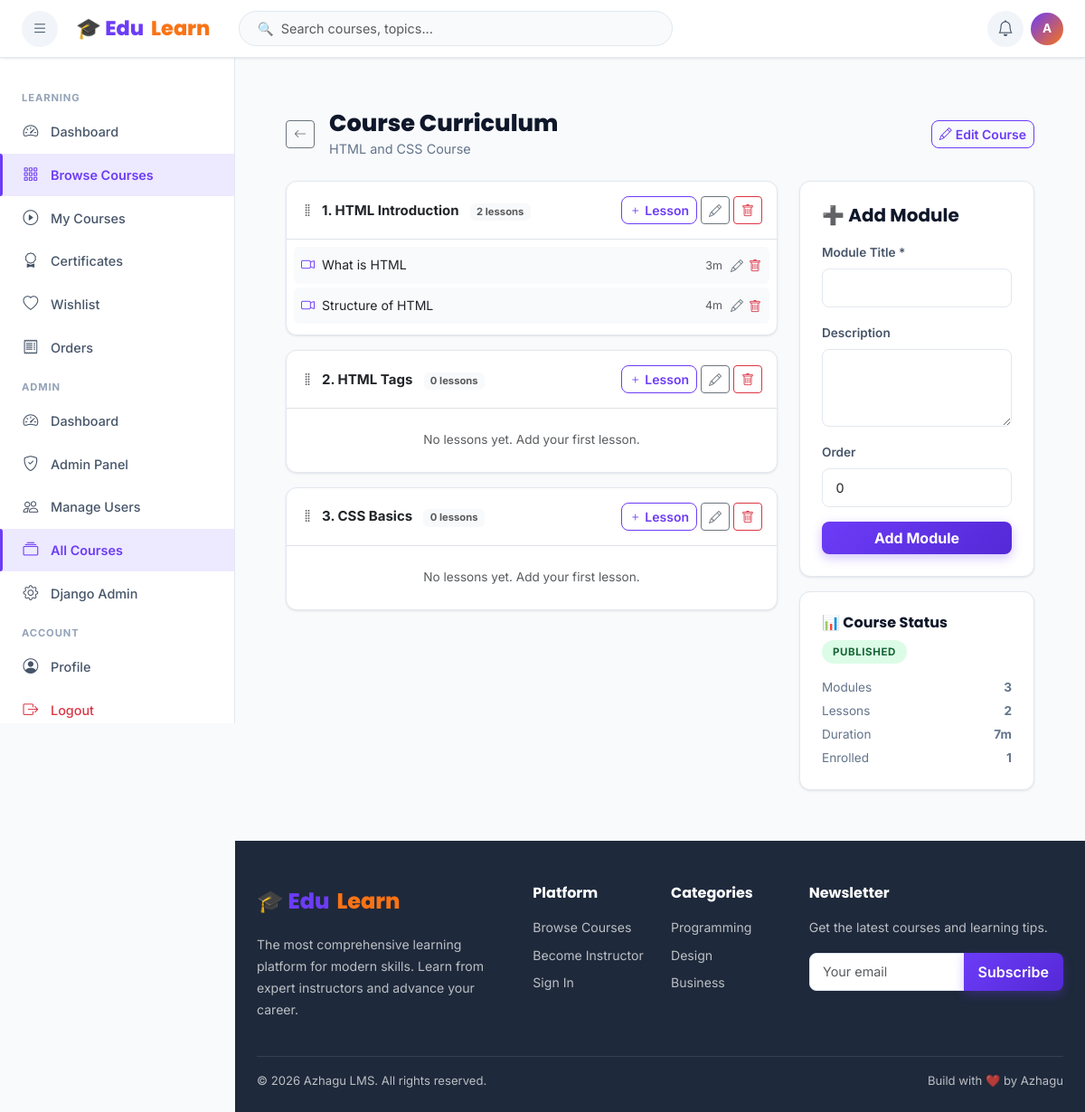
The app's page /courses/html-and-css-course/modules/ (signed in) with its own data.
### accounts/models.py (models this page shows, shortened)
class CustomUser(AbstractUser):
    ROLE_CHOICES = [('student','Student'),('instructor','Instructor'),('admin','Admin')]
    role = models.CharField(max_length=20, choices=ROLE_CHOICES, default='student')
    bio = models.TextField(blank=True)
    avatar = models.ImageField(upload_to='avatars/', blank=True, null=True)
    phone = models.CharField(max_length=20, blank=True)
    website = models.URLField(blank=True)
    linkedin = models.URLField(blank=True)
    is_email_verified = models.BooleanField(default=False)
    created_at = models.DateTimeField(auto_now_add=True)
    updated_at = models.DateTimeField(auto_now=True)
    def is_student(self): return self.role == 'student'
    def is_instructor(self): return self.role == 'instructor'
    def is_admin_user(self): return self.role == 'admin' or self.is_staff

### courses/models.py (models this page shows, shortened)
class Course(models.Model):
    LEVEL_CHOICES = [('beginner','Beginner'),('intermediate','Intermediate'),('advanced','Advanced'),('all','All Levels')]
    STATUS_CHOICES = [('draft','Draft'),('pending','Pending Review'),('published','Published'),('rejected','Rejected')]
    PRICE_TYPE = [('free','Free'),('paid','Paid')]
    title = models.CharField(max_length=200)
    slug = models.SlugField(unique=True, blank=True)
    instructor = models.ForeignKey(settings.AUTH_USER_MODEL, on_delete=models.CASCADE, related_name='courses_taught')
    category = models.ForeignKey(Category, on_delete=models.SET_NULL, null=True, related_name='courses')
    description = models.TextField()
    short_description = models.CharField(max_length=300, blank=True)
    thumbnail = models.ImageField(upload_to='course_thumbnails/', blank=True, null=True)
    preview_video = models.FileField(upload_to='course_previews/', blank=True, null=True)
    level = models.CharField(max_length=20, choices=LEVEL_CHOICES, default='all')
    language = models.CharField(max_length=50, default='English')
    price_type = models.CharField(max_length=10, choices=PRICE_TYPE, default='free')
    price = models.DecimalField(max_digits=10, decimal_places=2, default=0.00)
    discount_price = models.DecimalField(max_digits=10, decimal_places=2, null=True, blank=True)
    status = models.CharField(max_length=20, choices=STATUS_CHOICES, default='draft')
    requirements = models.TextField(blank=True)
    what_you_learn = models.TextField(blank=True)
    tags = models.CharField(max_length=300, blank=True)
    total_duration = models.PositiveIntegerField(default=0, help_text='In minutes')
    total_lessons = models.PositiveIntegerField(default=0)
    total_enrolled = models.PositiveIntegerField(default=0)
    avg_rating = models.FloatField(default=0.0)
    total_ratings = models.PositiveIntegerField(default=0)
    is_featured = models.BooleanField(default=False)
    certificate_available = models.BooleanField(default=True)
    created_at = models.DateTimeField(auto_now_add=True)
    updated_at = models.DateTimeField(auto_now=True)
    published_at = models.DateTimeField(null=True, blank=True)
    class Meta:
        ordering = ['-created_at']

class Module(models.Model):
    course = models.ForeignKey(Course, on_delete=models.CASCADE, related_name='modules')
    title = models.CharField(max_length=200)
    description = models.TextField(blank=True)
    order = models.PositiveIntegerField(default=0)
    created_at = models.DateTimeField(auto_now_add=True)
    class Meta:
        ordering = ['order']

class Lesson(models.Model):
    CONTENT_TYPE = [('video','Video'),('pdf','PDF'),('text','Text/Article'),('quiz','Quiz')]
    module = models.ForeignKey(Module, on_delete=models.CASCADE, related_name='lessons')
    title = models.CharField(max_length=200)
    content_type = models.CharField(max_length=10, choices=CONTENT_TYPE, default='video')
    video = models.FileField(upload_to='lesson_videos/', blank=True, null=True)
    video_url = models.URLField(blank=True, help_text='External video URL (YouTube/Vimeo)')
    pdf = models.FileField(upload_to='lesson_pdfs/', blank=True, null=True)
    text_content = models.TextField(blank=True)
    duration = models.PositiveIntegerField(default=0, help_text='In minutes')
    order = models.PositiveIntegerField(default=0)
    is_preview = models.BooleanField(default=False, help_text='Free preview lesson')
    created_at = models.DateTimeField(auto_now_add=True)
    class Meta:
        ordering = ['order']

### courses/views.py (the view)
# urls.py: path('<slug:slug>/modules/', views.module_list, name='modules'),
@login_required
def module_list(request, slug):
    course = get_object_or_404(Course, slug=slug)
    if course.instructor != request.user and not request.user.is_admin_user():
        messages.error(request, 'Permission denied.')
        return redirect('home')
    modules = course.modules.prefetch_related('lessons').all()
    return render(request, 'courses/modules.html', {'course': course, 'modules': modules, 'module_form': ModuleForm(), 'lesson_form': LessonForm()})

### templates/courses/modules.html (shortened to what this page needs)
{% extends 'base.html' %}
{% block content %}
<div class="container-fluid px-4 py-4">
  <div class="d-flex flex-wrap align-items-center gap-3 mb-4">
    <a href="/courses/{{ course.slug }}/" class="btn btn-outline-secondary btn-sm"><i class="bi bi-arrow-left"></i></a>
    <div class="flex-grow-1"><h1 class="page-title mb-0">Course Curriculum</h1><p class="page-subtitle mb-0">{{ course.title }}</p></div>
    <div class="d-flex gap-2">
      <a href="/courses/{{ course.slug }}/edit/" class="btn btn-outline-primary btn-sm"><i class="bi bi-pencil me-1"></i>Edit Course</a>
    </div>
  </div>
  <div class="row g-4">
    <div class="col-lg-8">
      {% for module in modules %}
      <div class="card mb-3">
        <div class="p-3 border-bottom d-flex align-items-center gap-2">
          <i class="bi bi-grip-vertical text-muted"></i>
          <div class="flex-grow-1"><span class="fw-bold">{{ forloop.counter }}. {{ module.title }}</span>
          <span class="badge bg-light text-muted ms-2">{{ module.lessons.count }} lessons</span></div>
          <div class="d-flex gap-1">
            <button class="btn btn-sm btn-outline-primary" data-bs-toggle="modal" data-bs-target="#addLessonModal{{ module.id }}"><i class="bi bi-plus"></i> Lesson</button>
            <button class="btn btn-sm btn-outline-secondary" data-bs-toggle="modal" data-bs-target="#editModuleModal{{ module.id }}"><i class="bi bi-pencil"></i></button>
            <form method="post" action="/courses/module/{{ module.id }}/delete/" class="d-inline">
              <button type="submit" class="btn btn-sm btn-outline-danger" onclick="return confirm('Delete this module?')"><i class="bi bi-trash"></i></button>
            </form>
          </div>
        </div>
        <div class="p-2">
          {% for lesson in module.lessons.all %}
          <div class="d-flex align-items-center gap-2 p-2 rounded mb-1" style="background:var(--gray-50);">
            <i class="bi bi-{% if lesson.content_type == 'video' %}camera-video{% elif lesson.content_type == 'pdf' %}file-pdf{% elif lesson.content_type == 'quiz' %}question-circle{% else %}file-text{% endif %} text-primary"></i>
            <span class="flex-grow-1" style="font-size:.88rem;">{{ lesson.title }}</span>
            {% if lesson.duration %}<span class="text-muted" style="font-size:.78rem;">{{ lesson.duration }}m</span>{% endif %}
            <div class="d-flex gap-1">
              <button class="btn btn-sm btn-link p-0 text-secondary" data-bs-toggle="modal" data-bs-target="#editLessonModal{{ lesson.id }}"><i class="bi bi-pencil"></i></button>
              <form method="post" action="/courses/lesson/{{ lesson.id }}/delete/" class="d-inline">
                <button type="submit" class="btn btn-sm btn-link p-0 text-danger" onclick="return confirm('Delete lesson?')"><i class="bi bi-trash"></i></button>
              </form>
            </div>
          </div>
          {% empty %}
          <div class="text-center text-muted py-3" style="font-size:.85rem;">No lessons yet. Add your first lesson.</div>
          {% endfor %}
        </div>
      </div>
      {% endfor %}
    </div>
    <div class="col-lg-4">
      <div class="card p-4 mb-3">
        <h5 class="fw-bold mb-3">➕ Add Module</h5>
        <form method="post" action="/courses/{{ course.slug }}/modules/add/">
          <div class="mb-3"><label class="form-label">Module Title *</label>{{ module_form.title }}</div>
          <div class="mb-3"><label class="form-label">Description</label>{{ module_form.description }}</div>
          <div class="mb-3"><label class="form-label">Order</label>{{ module_form.order }}</div>
          <button type="submit" class="btn btn-primary w-100 fw-bold">Add Module</button>
        </form>
      </div>
      <div class="card p-4">
        <h6 class="fw-bold mb-2">📊 Course Status</h6>
        <div class="d-flex align-items-center gap-2 mb-3">
          <span class="badge-status badge-{{ course.status }}">{{ course.get_status_display }}</span>
        </div>
        <div style="font-size:.85rem;color:var(--gray-600);">
          <div class="d-flex justify-content-between mb-1"><span>Modules</span><strong>{{ modules.count }}</strong></div>
          <div class="d-flex justify-content-between mb-1"><span>Lessons</span><strong>{{ course.total_lessons }}</strong></div>
          <div class="d-flex justify-content-between mb-1"><span>Duration</span><strong>{{ course.total_duration }}m</strong></div>
          <div class="d-flex justify-content-between"><span>Enrolled</span><strong>{{ course.total_enrolled }}</strong></div>
        </div>
      </div>
    </div>
  </div>
</div>
{% endblock %}

### templates/base.html (shortened to what this page needs)
<!DOCTYPE html>
<html lang="en">
<head>
  <link href="https://cdn.jsdelivr.net/npm/bootstrap@5.3.2/dist/css/bootstrap.min.css" rel="stylesheet">
  <link href="https://cdn.jsdelivr.net/npm/bootstrap-icons@1.11.3/font/bootstrap-icons.css" rel="stylesheet">
  {% load static %}
  <link href="{% static 'css/style.css' %}" rel="stylesheet">
</head>
<body>
{% if user.is_authenticated %}
<nav class="lms-navbar">
  <button class="nav-icon-btn me-1" id="sidebarToggle" title="Toggle sidebar">
    <i class="bi bi-list"></i>
  </button>
  <a class="navbar-brand-logo" href="/">🎓 Edu<span>Learn</span></a>
  <div class="navbar-search d-none d-md-block ms-3">
    <input type="text" class="form-control" id="navSearchInput" placeholder="🔍  Search courses, topics...">
  </div>
  <div class="ms-auto d-flex align-items-center gap-2">
    <div class="dropdown">
      <button class="nav-icon-btn" data-bs-toggle="dropdown" aria-expanded="false">
        <i class="bi bi-bell"></i>
      </button>
    </div>
    <div class="dropdown">
      <div data-bs-toggle="dropdown" aria-expanded="false" style="cursor:pointer;">
        {% if user.avatar %}
        <img src="{{ user.avatar.url }}" class="user-avatar-sm" alt="{{ user.username }}">
        {% else %}
        <div class="user-avatar-placeholder">{{ user.username|first|upper }}</div>
        {% endif %}
      </div>
    </div>
  </div>
</nav>
<div class="lms-sidebar" id="lmsSidebar">
  {% if user.is_student %}
  <div class="sidebar-section-label">Learning</div>
  <a class="sidebar-nav-item" href="/dashboard/"><i class="bi bi-speedometer2"></i> Dashboard</a>
  <a class="sidebar-nav-item" href="/courses/"><i class="bi bi-grid-3x3-gap"></i> Browse Courses</a>
  <a class="sidebar-nav-item" href="/dashboard/student/"><i class="bi bi-play-circle"></i> My Courses</a>
  <a class="sidebar-nav-item" href="/certificates/"><i class="bi bi-award"></i> Certificates</a>
  <a class="sidebar-nav-item" href="/courses/wishlist/"><i class="bi bi-heart"></i> Wishlist</a>
  <a class="sidebar-nav-item" href="/payments/history/"><i class="bi bi-receipt"></i> Orders</a>
  {% endif %}
  {% if user.is_admin_user %}
  <div class="sidebar-section-label">Admin</div>
  <a class="sidebar-nav-item" href="/dashboard/"><i class="bi bi-speedometer2"></i> Dashboard</a>
  <a class="sidebar-nav-item" href="/dashboard/admin/"><i class="bi bi-shield-check"></i> Admin Panel</a>
  <a class="sidebar-nav-item" href="/dashboard/manage-users/"><i class="bi bi-people"></i> Manage Users</a>
  <a class="sidebar-nav-item" href="/courses/"><i class="bi bi-collection"></i> All Courses</a>
  <a class="sidebar-nav-item" href="/admin/"><i class="bi bi-gear"></i> Django Admin</a>
  {% endif %}
  <div class="sidebar-section-label">Account</div>
  <a class="sidebar-nav-item" href="/accounts/profile/"><i class="bi bi-person-circle"></i> Profile</a>
  <a class="sidebar-nav-item text-danger" href="/accounts/logout/"><i class="bi bi-box-arrow-right"></i> Logout</a>
</div>
<main class="lms-main {% block main_class %}{% endblock %}">
{% endif %}
{% block content %}{% endblock %}
</main>
{% block show_footer %}
<footer style="background:var(--gray-900);color:rgba(255,255,255,.7);padding:3rem 0 1.5rem;margin-left:{% if user.is_authenticated %}var(--sidebar-w){% else %}0{% endif %};" class="footer-section">
  <div class="container-fluid px-4">
    <div class="row g-4 mb-4">
      <div class="col-lg-4">
        <div class="navbar-brand-logo mb-3" style="font-size:1.5rem;">🎓 Edu<span>Learn</span></div>
        <p style="font-size:.88rem;line-height:1.7;">The most comprehensive learning platform for modern skills. Learn from expert instructors and advance your career.</p>
      </div>
      <div class="col-lg-2 col-md-4">
        <h6 class="text-white fw-bold mb-3">Platform</h6>
        <ul class="list-unstyled" style="font-size:.88rem;">
          <li class="mb-2"><a href="/courses/" class="text-decoration-none" style="color:inherit;">Browse Courses</a></li>
          <li class="mb-2"><a href="/accounts/register/" class="text-decoration-none" style="color:inherit;">Become Instructor</a></li>
          <li class="mb-2"><a href="/accounts/login/" class="text-decoration-none" style="color:inherit;">Sign In</a></li>
        </ul>
      </div>
      <div class="col-lg-2 col-md-4">
        <h6 class="text-white fw-bold mb-3">Categories</h6>
        <ul class="list-unstyled" style="font-size:.88rem;">
          <li class="mb-2"><a href="/courses/?category=programming" class="text-decoration-none" style="color:inherit;">Programming</a></li>
          <li class="mb-2"><a href="/courses/?category=design" class="text-decoration-none" style="color:inherit;">Design</a></li>
          <li class="mb-2"><a href="/courses/?category=business" class="text-decoration-none" style="color:inherit;">Business</a></li>
        </ul>
      </div>
      <div class="col-lg-4 col-md-4">
        <h6 class="text-white fw-bold mb-3">Newsletter</h6>
        <p style="font-size:.88rem;">Get the latest courses and learning tips.</p>
        <div class="input-group mt-2">
          <input type="email" class="form-control" placeholder="Your email" style="border-radius:8px 0 0 8px;">
          <button class="btn btn-primary px-3" style="border-radius:0 8px 8px 0;">Subscribe</button>
        </div>
      </div>
    </div>
    <div class="border-top pt-3 d-flex flex-wrap justify-content-between align-items-center gap-2" style="border-color:rgba(255,255,255,.1)!important;font-size:.82rem;">
      <span>© 2026 Azhagu LMS. All rights reserved.</span>
      <span>Build with ❤️ by Azhagu</a></span>
    </div>
  </div>
</footer>
{% endblock %}
{% load static %}
</body>
</html>

### records on screen
CustomUser: username|first "A"
Course: title "HTML and CSS Course", status "PUBLISHED", total_lessons "2", total_duration "7", total_enrolled "1"
Module: title "HTML Introduction", lessons.count "2"
Lesson: title "What is HTML", duration "3"
Lesson: title "Structure of HTML", duration "4"
Module: title "HTML Tags", lessons.count "0"
Module: title "CSS Basics", lessons.count "0"

### other values on screen
{{ modules.count }} "3"
